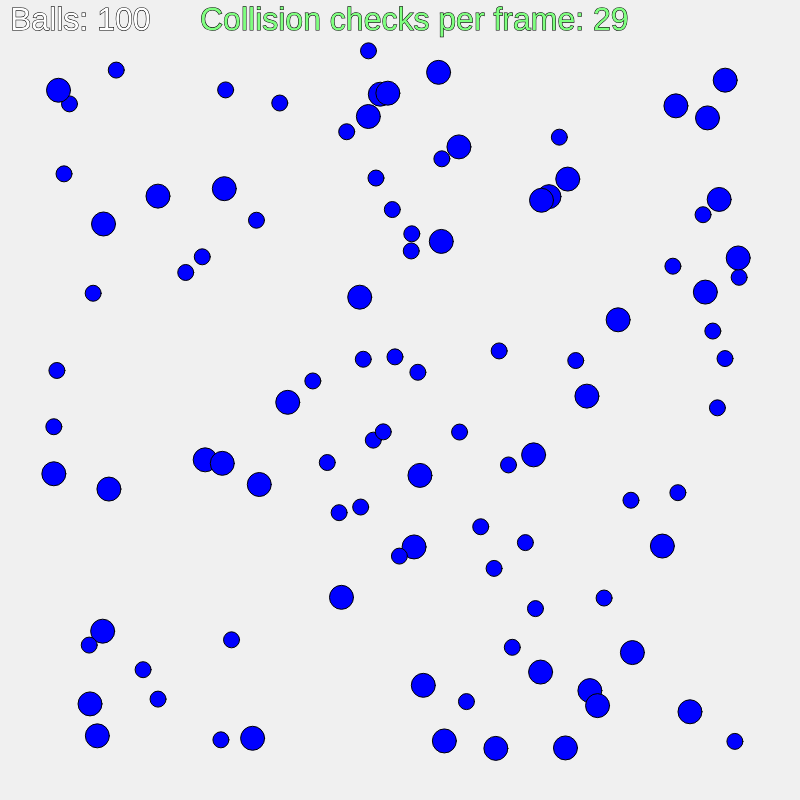
Frame 1 (no input)
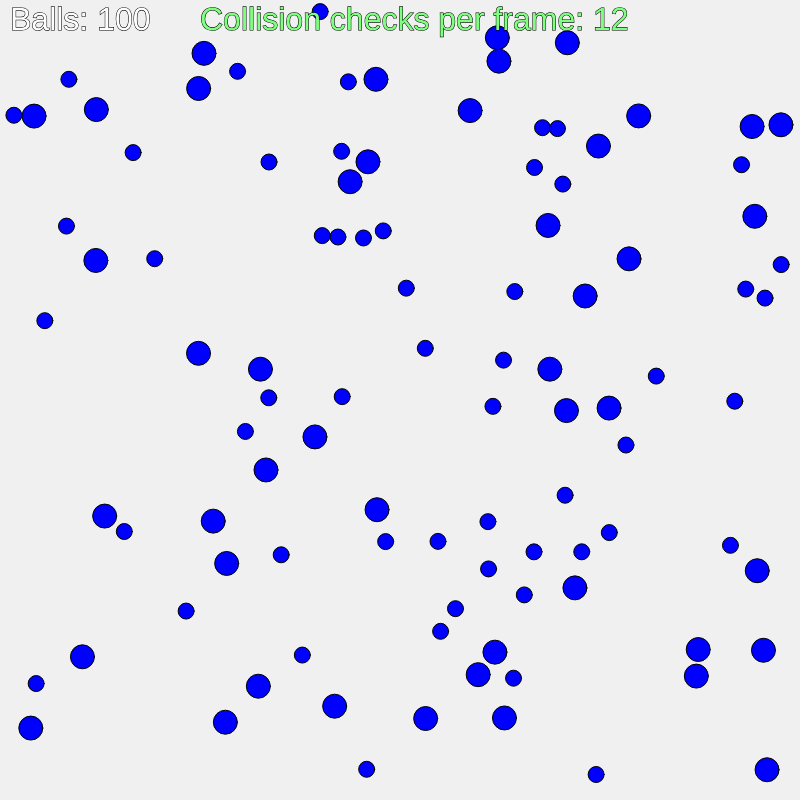
Frame 60 (no input)
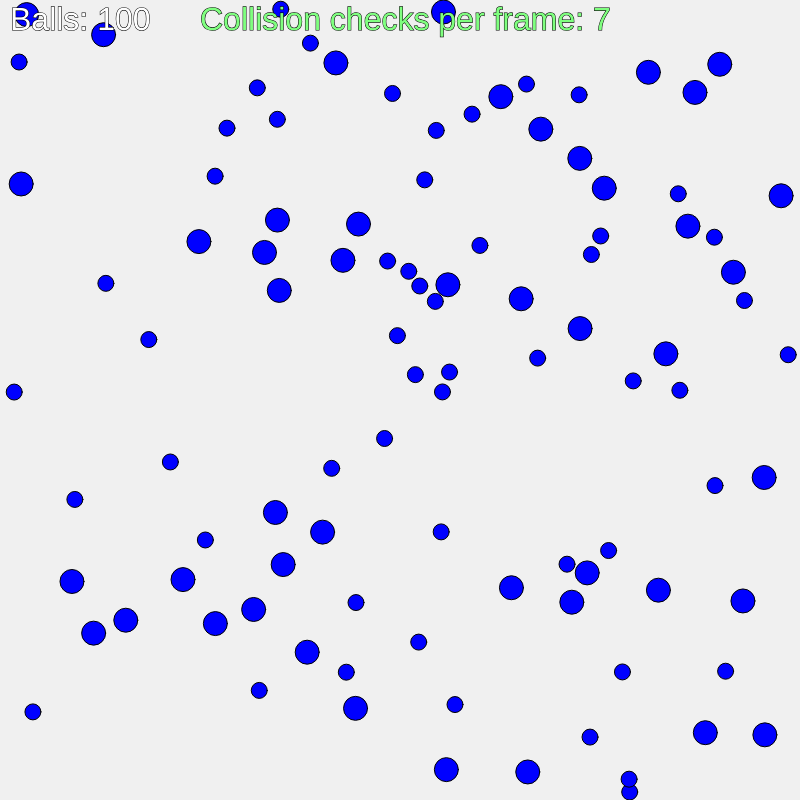
Frame 120 (the mouse pressed at the canvas centre since frame 60)

The p5.js sketch that drew these frames (run headless with seeded random() and noise() and a simulated clock; from frame 60 on, the mouse is pressed at the canvas centre):

// p5.js sketch
// ── sketch.js
/*
  A more advanced collision approach. This one used a grid based broad phase approach.

  A Ball class, based on the Mover class from the Nature of Code by Daniel Shiffman

  Try increasing the number of balls on line 15, and see how many collision checks are performed now
*/

let balls = [];
let grid;

function setup() {
  createCanvas(800, 800);
  grid = new Grid(width, height, 20);
  for (let i = 0; i < 100; i++) {
    const ball = new Ball(random(700) + 50, random(700) + 50, floor(random(2)) + 2);
    ball.applyForce(createVector(random(-ball.mass * 3, ball.mass * 3), random(-ball.mass * 3, ball.mass * 3)));
    balls.push(ball);
    grid.addParticle(ball);
  }
}

function draw() {
  background(240);

  let tot = 0;
  for (let i = 0; i < balls.length; i++) {
    const ball = balls[i];
    const neighbors = grid.getNeighbors(ball);
    for (let other of neighbors) {
      tot += 1;
      ball.collide(other);
    }
    ball.update();
    ball.bounceEdges();
    ball.show();

    grid.removeParticle(ball);
    grid.addParticle(ball);
  }

  stroke(0);
  fill(255);
  textSize(32);
  text('Balls: ' + balls.length, 10, 30);
  fill(127, 255, 127);
  text('Collision checks per frame: ' + tot, 200, 30);

}




// ── ball.js
/* 
The Ball  
*/
class Ball {
  constructor(x, y, mass = 1, col = 'blue') {
    this.position = createVector(x, y);
    this.velocity = createVector(0, 0);
    this.acceleration = createVector(0, 0);
    this.mass = mass;
    this.radius = mass * 4;
    this.col = col;
    this.invMass = 1 / mass;
    this.maxspeed = 5;

  }
  // Newton's 2nd law: F = M * A 
  // or A = F / M
  applyForce(force) {
    let f = createVector();
    f = p5.Vector.div(force, this.mass);
    this.acceleration.add(f);
  }

  update() {
    this.velocity.add(this.acceleration);
    this.velocity.limit(this.maxspeed);
    this.position.add(this.velocity);
    this.acceleration.mult(0);
  }

  collide(other) {

    let vRelPos = p5.Vector.sub(this.position, other.position);
    let d = vRelPos.mag() - (this.radius + other.radius);
    if (d < 0) {

      let movement = vRelPos.copy().setMag(abs(dist / 2));
      this.position.add(movement);
      other.position.sub(movement);

      let vRelVelocity = p5.Vector.sub(this.velocity, other.velocity);
      const contactNormal = vRelPos.copy().normalize();

      const impulseMag = -(2 * vRelVelocity.dot(contactNormal)) / (this.invMass + other.invMass);;
      const impulseForce = contactNormal.copy().mult(impulseMag);

      this.applyForce(impulseForce.copy());
      other.applyForce(impulseForce.copy().mult(-1));
    }
  }

  bounceEdges() {
    const { x, y } = this.position;
    const { radius } = this;

    if (x + radius > width || x - radius < 0) {
      this.velocity.x *= -1;
      this.position.x = constrain(this.position.x, radius, width - radius);
    }

    if (y + radius > height || y - radius < 0) {
      this.velocity.y *= -1;
      this.position.y = constrain(this.position.y, radius, height - radius);
    }
  }

  show() {
    fill(this.col);
    circle(this.position.x, this.position.y, this.radius * 2);
  }
}
// ── grid.js
/*
  The Grid lookup broad phase collision helper
*/
class Grid {
  constructor(canv_wid, canv_hei, s) {

    this.cellSize = s;

    this.numCols = Math.ceil(canv_wid / s);
    this.numRows = Math.ceil(canv_hei / s);

    console.log(this.numCols, this.numRows);

    this.cells = [];

    for (let x = 0; x < this.numCols; x++) {
      this.cells[x] = [];
      for (let y = 0; y < this.numRows; y++) {
        this.cells[x][y] = [];
      }
    }
  }

  addParticle(particle) {
    const colIdx = Math.max(0, Math.min(Math.floor(particle.position.x / this.cellSize), this.numCols - 1));
    const rowIdx = Math.max(0, Math.min(Math.floor(particle.position.y / this.cellSize), this.numRows - 1));

    this.cells[colIdx][rowIdx].push(particle);
    particle.gridCell = { col: colIdx, row: rowIdx };
  }

  removeParticle(particle) {
    const { col, row } = particle.gridCell;
    const cell = this.cells[col][row];
    const particleIndex = cell.indexOf(particle);
    cell.splice(particleIndex, 1);
  }

  getNeighbors(particle) {
    const topLeft = [
      Math.floor((particle.position.x - particle.radius) / this.cellSize),
      Math.floor((particle.position.y - particle.radius) / this.cellSize)
    ];

    const bottomRight = [
      Math.floor((particle.position.x + particle.radius) / this.cellSize),
      Math.floor((particle.position.y + particle.radius) / this.cellSize)
    ];

    const neighbors = [];
    for (let i = topLeft[0]; i <= bottomRight[0]; i++) {
      for (let j = topLeft[1]; j <= bottomRight[1]; j++) {
        if (i < 0 || j < 0 || i >= this.numCols || j >= this.numRows) {
          continue;
        }
        const cell = this.cells[i][j];
        for (const p of cell) {
          if (p !== particle) {
            neighbors.push(p);
          }
        }
      }
    }

    return neighbors;
  }
}
